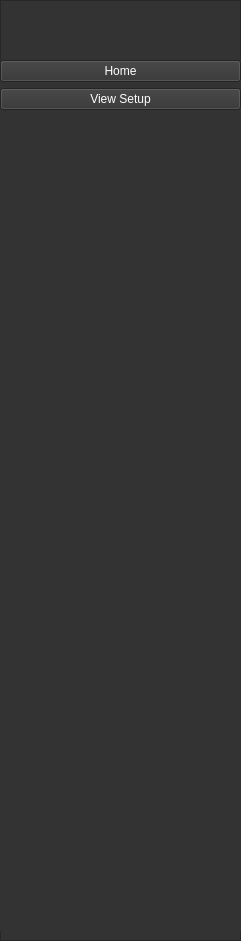
  <widget class="QFrame" name="menu">
   <property name="geometry">
    <rect>
     <x>0</x>
     <y>-10</y>
     <width>241</width>
     <height>941</height>
    </rect>
   </property>
   <property name="styleSheet">
    <string notr="true">background-color:#333333;</string>
   </property>
   <property name="frameShape">
    <enum>QFrame::StyledPanel</enum>
   </property>
   <property name="frameShadow">
    <enum>QFrame::Raised</enum>
   </property>
   <widget class="QWidget" name="verticalLayoutWidget">
    <property name="geometry">
     <rect>
      <x>0</x>
      <y>60</y>
      <width>241</width>
      <height>871</height>
     </rect>
    </property>
    <layout class="QVBoxLayout" name="sideBar">
     <item>
      <widget class="QPushButton" name="menuHome">
       <property name="styleSheet">
        <string notr="true">color: rgb(255, 255, 255);</string>
       </property>
       <property name="text">
        <string>Home</string>
       </property>
      </widget>
     </item>
     <item>
      <widget class="QPushButton" name="menuView">
       <property name="styleSheet">
        <string notr="true">color: rgb(255, 255, 255);</string>
       </property>
       <property name="text">
        <string>View Setup</string>
       </property>
      </widget>
     </item>
     <item>
      <spacer name="verticalSpacer">
       <property name="orientation">
        <enum>Qt::Vertical</enum>
       </property>
       <property name="sizeHint" stdset="0">
        <size>
         <width>20</width>
         <height>40</height>
        </size>
       </property>
      </spacer>
     </item>
    </layout>
   </widget>
  </widget>
